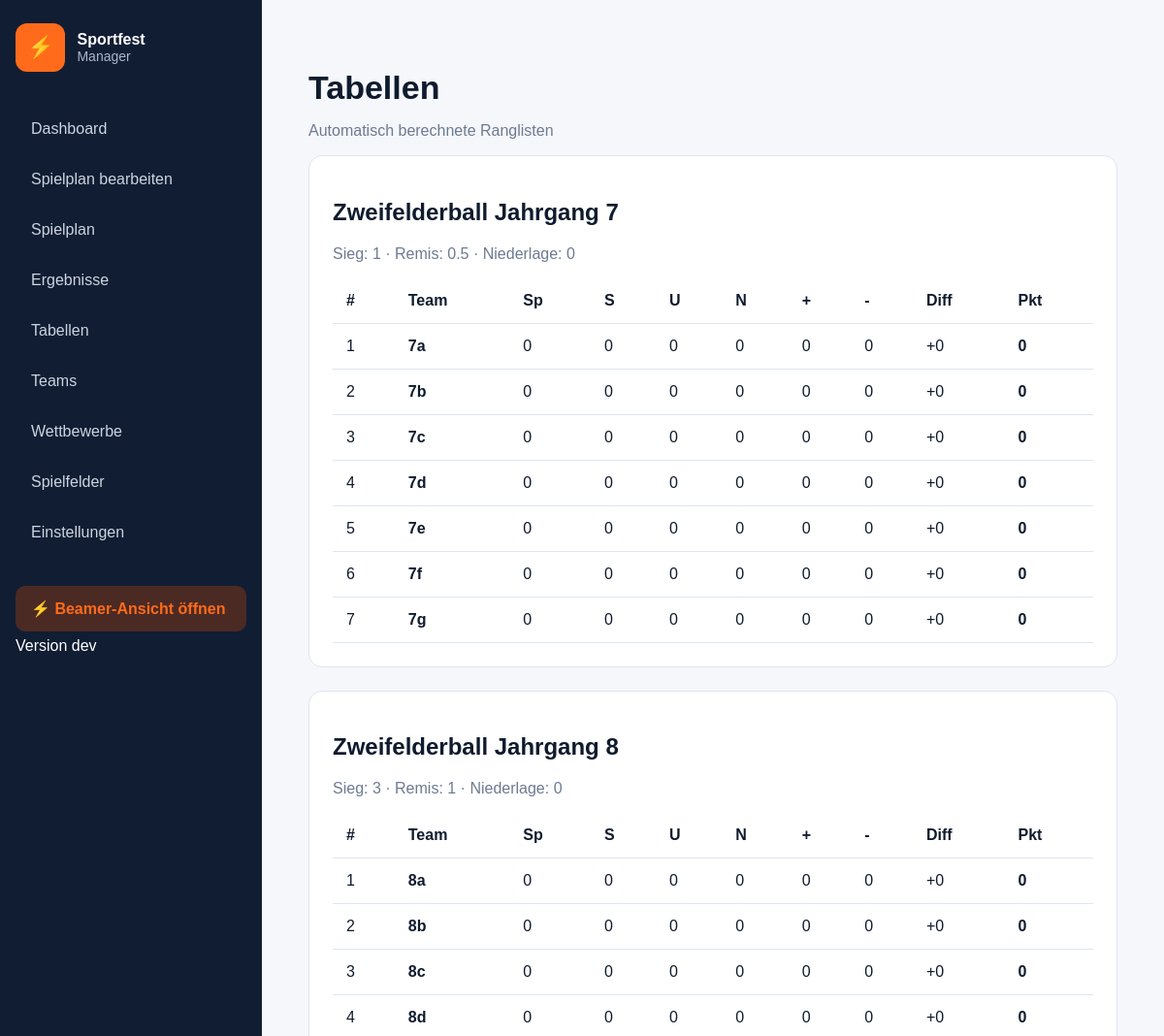
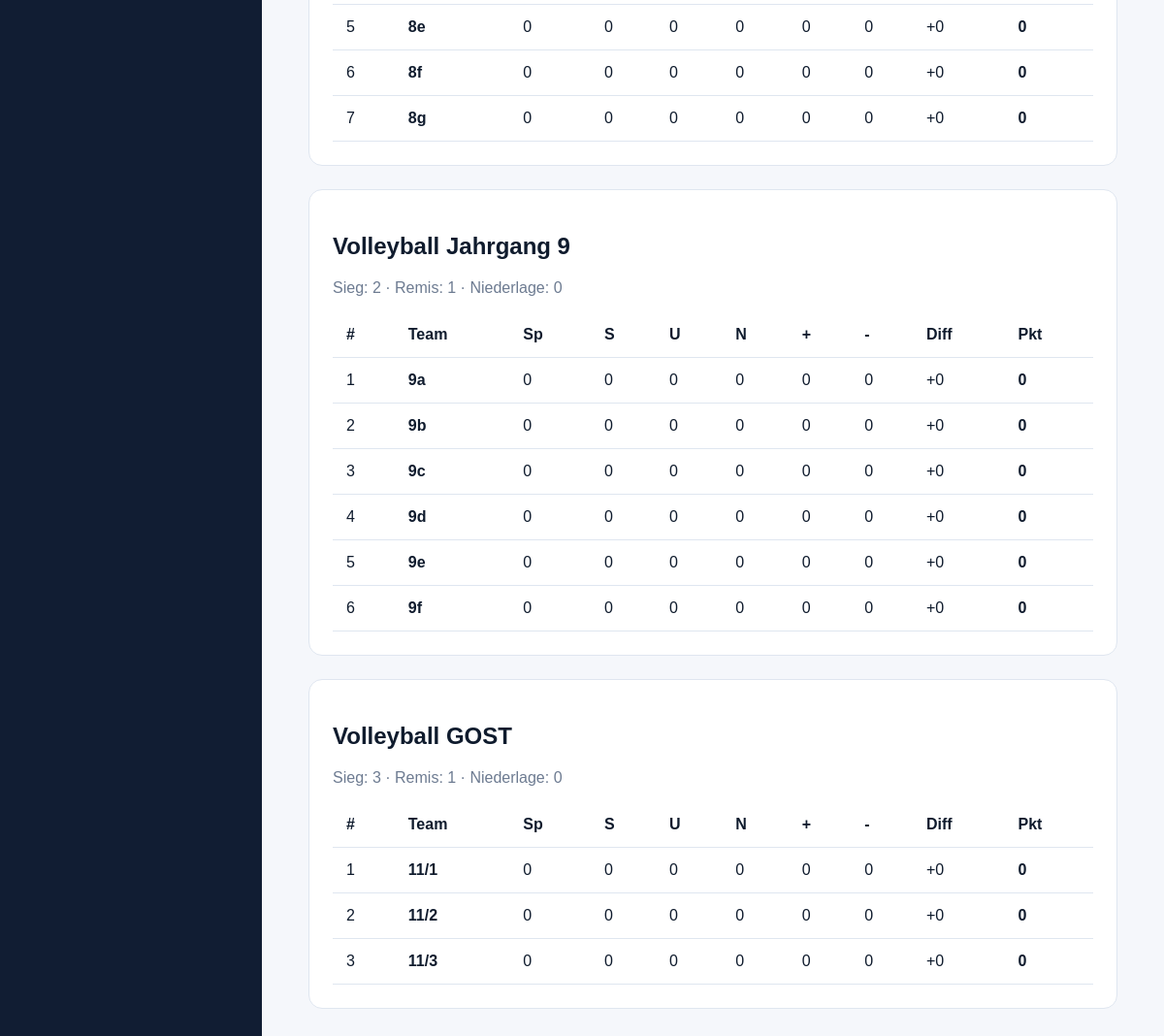
Page /tabellen on the committed database (2 pictures, top to bottom).
### tables this page shows
CREATE TABLE competitions (
            id INTEGER PRIMARY KEY AUTOINCREMENT,
            name TEXT NOT NULL UNIQUE,
            sportart TEXT NOT NULL,
            jahrgang INTEGER NOT NULL,
            status TEXT NOT NULL DEFAULT 'geplant',
            points_win INTEGER NOT NULL DEFAULT 3,
            points_draw INTEGER NOT NULL DEFAULT 1,
            points_loss INTEGER NOT NULL DEFAULT 0
        );

CREATE TABLE teams (
            id INTEGER PRIMARY KEY AUTOINCREMENT,
            name TEXT NOT NULL UNIQUE,
            jahrgang INTEGER NOT NULL,
            active INTEGER NOT NULL DEFAULT 1
        );

### app/main.py (the view)
@app.get("/tabellen")
def tabellen(request: Request, competition_id: str = ""):
    selected_competition_id = parse_competition_id(competition_id)
    competitions = get_active_competitions()
    visible_competitions = [
        c for c in competitions
        if selected_competition_id is None or c["id"] == selected_competition_id
    ]
    tables = [
        {
            "competition": competition,
            "rows": calculate_table(competition["id"])
        }
        for competition in visible_competitions
    ]
    return templates.TemplateResponse(
        request=request,
        name="tabellen.html",
        context={
            "tables": tables,
            "competitions": competitions,
            "selected_competition_id": selected_competition_id,
        }
    )

### app/database.py (called while the page is built)
def get_conn():
    conn = sqlite3.connect(DB_PATH)
    conn.row_factory = sqlite3.Row
    return conn

### app/main.py (called while the page is built, shortened)
def get_app_version():
    try:
        with open("/app/VERSION", "r", encoding="utf-8") as version_file:
            return version_file.read().strip()
    except FileNotFoundError:
        return "dev"

def parse_competition_id(value):
    if value in (None, "", "None"):
        return None
    return int(value)

def get_active_competitions():
    with get_conn() as conn:
        return conn.execute("""
            SELECT *
            FROM competitions
            WHERE status != 'archiviert'
            ORDER BY jahrgang, name
        """).fetchall()

def calculate_direct_comparison(team_a: str, team_b: str, slots, competition):
    points = {team_a: 0.0, team_b: 0.0}
    diff = {team_a: 0, team_b: 0}
    goals = {team_a: 0, team_b: 0}
    if points[team_a] != points[team_b]:
        return points[team_a] - points[team_b]
    if diff[team_a] != diff[team_b]:
        return diff[team_a] - diff[team_b]
    if goals[team_a] != goals[team_b]:
        return goals[team_a] - goals[team_b]
    return 0

def sort_table_rows(rows, slots, competition):
    rows.sort(key=lambda r: (-r["pkt"], -r["diff"], -r["plus"], r["team"].lower()))
    i = 0
    while i < len(rows) - 1:
        current = rows[i]
        next_row = rows[i + 1]
        same_basic_rank = (
            current["pkt"] == next_row["pkt"]
            and current["diff"] == next_row["diff"]
            and current["plus"] == next_row["plus"]
        )
        if same_basic_rank:
            direct = calculate_direct_comparison(current["team"], next_row["team"], slots, competition)
            if direct < 0:
                rows[i], rows[i + 1] = rows[i + 1], rows[i]
        i += 1
    for row in rows:
        if float(row["pkt"]).is_integer():
            row["pkt_display"] = str(int(row["pkt"]))
        else:
            row["pkt_display"] = str(row["pkt"]).replace(".", ",")
    return rows

### app/templates/tabellen.html
{% extends "base.html" %}
{% block content %}
<h1>Tabellen</h1>
<p class="muted">Automatisch berechnete Ranglisten</p>
{% for t in tables %}
<section class="panel">
    <h2>{{ t.competition.name }}</h2>
    <p class="muted">
        Sieg: {{ t.competition.points_win }} ·
        Remis: {{ t.competition.points_draw }} ·
        Niederlage: {{ t.competition.points_loss }}
    </p>
    {% if t.rows %}
    <table>
        <tr>
            <th>#</th>
            <th>Team</th>
            <th>Sp</th>
            <th>S</th>
            <th>U</th>
            <th>N</th>
            <th>+</th>
            <th>-</th>
            <th>Diff</th>
            <th>Pkt</th>
        </tr>
        {% for r in t.rows %}
        <tr>
            <td>{{ loop.index }}</td>
            <td><strong>{{ r.team }}</strong></td>
            <td>{{ r.sp }}</td>
            <td>{{ r.s }}</td>
            <td>{{ r.u }}</td>
            <td>{{ r.n }}</td>
            <td>{{ r.plus }}</td>
            <td>{{ r.minus }}</td>
            <td>{{ "%+d"|format(r.diff) }}</td>
            <td><strong>{{ r.pkt_display }}</strong></td>
        </tr>
        {% endfor %}
    </table>
    {% else %}
    <p class="muted">Noch keine Ergebnisse.</p>
    {% endif %}
</section>
{% endfor %}
{% endblock %}

### app/static/style.css (style rules this page uses)
:root { --navy: #111d33; --navy2: #1c2e56; --orange: #ff6b1a; --bg: #f5f7fb; --border: #dfe6f0; --text: #0f1b2d; --muted: #6d7b91; --green: #16a34a; --blue: #2563eb; }
* { box-sizing: border-box; }
body { margin: 0; font-family: Arial, sans-serif; background: var(--bg); color: var(--text); }
h1 { font-size: 34px; margin-bottom: 4px; }
.muted { color: var(--muted); }
.stat, .panel, .card, .result-card { background: white; border: 1px solid var(--border); border-radius: 14px; padding: 24px; }
.panel { margin-bottom: 24px; }
table { width: 100%; border-collapse: collapse; background: white; }
th, td { border-bottom: 1px solid var(--border); padding: 14px; text-align: left; }

### rows in the picture
competitions: competition.name "Zweifelderball Jahrgang 7", competition.points_win "1", competition.points_draw "0.5", competition.points_loss "0"
teams: team "7a", sp "0", s "0", u "0", n "0", plus "0", minus "0", diff "+0", pkt_display "0"
teams: team "7b", sp "0", s "0", u "0", n "0", plus "0", minus "0", diff "+0", pkt_display "0"
teams: team "7c", sp "0", s "0", u "0", n "0", plus "0", minus "0", diff "+0", pkt_display "0"
teams: team "7d", sp "0", s "0", u "0", n "0", plus "0", minus "0", diff "+0", pkt_display "0"
teams: team "7e", sp "0", s "0", u "0", n "0", plus "0", minus "0", diff "+0", pkt_display "0"
teams: team "7f", sp "0", s "0", u "0", n "0", plus "0", minus "0", diff "+0", pkt_display "0"
teams: team "7g", sp "0", s "0", u "0", n "0", plus "0", minus "0", diff "+0", pkt_display "0"
competitions: competition.name "Zweifelderball Jahrgang 8", competition.points_win "3", competition.points_draw "1", competition.points_loss "0"
teams: team "8a", sp "0", s "0", u "0", n "0", plus "0", minus "0", diff "+0", pkt_display "0"
teams: team "8b", sp "0", s "0", u "0", n "0", plus "0", minus "0", diff "+0", pkt_display "0"
teams: team "8c", sp "0", s "0", u "0", n "0", plus "0", minus "0", diff "+0", pkt_display "0"
teams: team "8d", sp "0", s "0", u "0", n "0", plus "0", minus "0", diff "+0", pkt_display "0"
teams: team "8e", sp "0", s "0", u "0", n "0", plus "0", minus "0", diff "+0", pkt_display "0"
teams: team "8f", sp "0", s "0", u "0", n "0", plus "0", minus "0", diff "+0", pkt_display "0"
teams: team "8g", sp "0", s "0", u "0", n "0", plus "0", minus "0", diff "+0", pkt_display "0"
competitions: competition.name "Volleyball Jahrgang 9", competition.points_win "2", competition.points_draw "1", competition.points_loss "0"
teams: team "9a", sp "0", s "0", u "0", n "0", plus "0", minus "0", diff "+0", pkt_display "0"
teams: team "9b", sp "0", s "0", u "0", n "0", plus "0", minus "0", diff "+0", pkt_display "0"
teams: team "9c", sp "0", s "0", u "0", n "0", plus "0", minus "0", diff "+0", pkt_display "0"
teams: team "9d", sp "0", s "0", u "0", n "0", plus "0", minus "0", diff "+0", pkt_display "0"
teams: team "9e", sp "0", s "0", u "0", n "0", plus "0", minus "0", diff "+0", pkt_display "0"
teams: team "9f", sp "0", s "0", u "0", n "0", plus "0", minus "0", diff "+0", pkt_display "0"
competitions: competition.name "Volleyball GOST", competition.points_win "3", competition.points_draw "1", competition.points_loss "0"
teams: team "11/1", sp "0", s "0", u "0", n "0", plus "0", minus "0", diff "+0", pkt_display "0"
teams: team "11/2", sp "0", s "0", u "0", n "0", plus "0", minus "0", diff "+0", pkt_display "0"
teams: team "11/3", sp "0", s "0", u "0", n "0", plus "0", minus "0", diff "+0", pkt_display "0"

### other values in the picture
{{ app_version() }} "dev"
